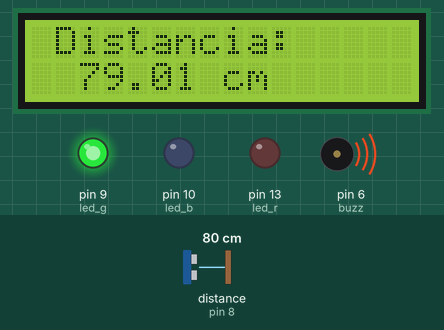
Recording of a sketch running on a simulated Arduino Uno, built with avr-gcc and run on an emulated ATmega328P. On the bench: 16×2 character LCD, output pins drawn as LEDs (lit = HIGH), buzzer (waves = sounding). Wiring (inferred from the names in the program): ultrasonic range finder: trigger pin 7; echo pin 8. Inputs (shaded band) come from the test bench; at power-on: distance to the obstacle (sensor on pin 8) 80 cm. The echo pulse lasts 58.3 µs per cm; pins used as bus, display or sensor lines are not drawn.

Above: at 1.2 s.
1.3 s: distance to the obstacle (sensor on pin 8) set to 54 cm
At 4.1 s:
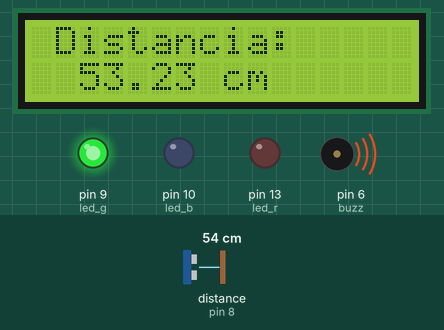
4.5 s: distance to the obstacle (sensor on pin 8) set to 45 cm
At 8.1 s:
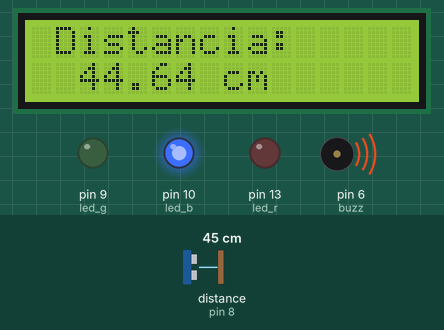
8.6 s: distance to the obstacle (sensor on pin 8) set to 23 cm
At 10.0 s:
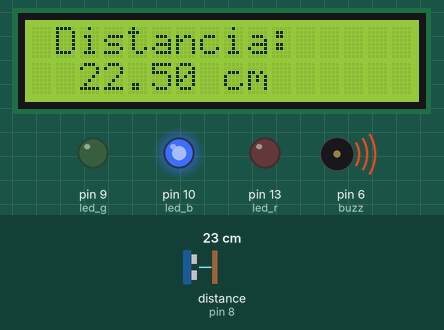
10.6 s: distance to the obstacle (sensor on pin 8) set to 18 cm
At 11.9 s:
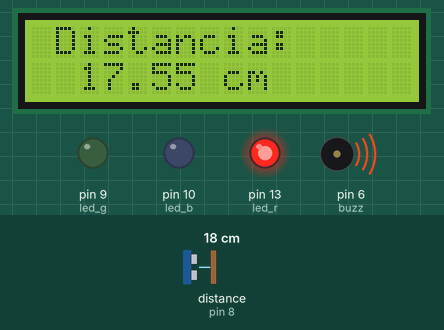
12.6 s: distance to the obstacle (sensor on pin 8) set to 2 cm
At 14.6 s:
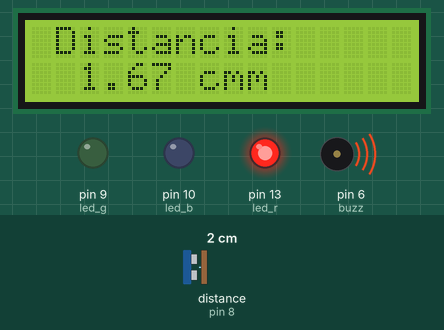
Timing chart, 0 to 16.1 s (numbered marks = the images above; inputs shaded):
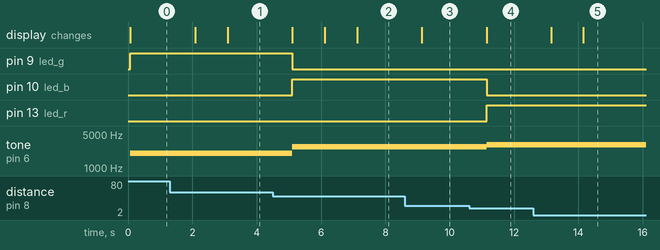

The sketch:

sensor_re_buzzer.ino
```cpp
/*
Pinagem LCD

PINO  - Porta Arduino
1     -   GND
2     -   5V
3     -   Potenciometro
4     -   Digital 12
5     -   GND
6     -   Digital 11
11    -   Digital 5
12    -   Digital 4
13    -   Digital 3
14    -   Digital 2
15    -   5V (Utilizar um resistor de 1k ohm)
16    -   GND
*/

#include <LiquidCrystal.h> // Inclui a biblioteca LiquidCrystal
LiquidCrystal lcd(12, 11, 5, 4, 3, 2); // define os pinos do LCD
int trig = 7; // Define o pino trig do sensor na porta digital 7
int echo = 8; // Define o pino echo do sensor na porta digital 8
float tempo; // variável de tempo
float dist_cm; // variável para a distância em cm
int led_g = 9;
int led_b = 10;
int led_r = 13;
float seno;
float frequencia;
int buzz = 6;
int x;

void setup() {

  lcd.begin(16, 2);
  lcd.print("testing...");
  lcd.clear();
  pinMode(trig, OUTPUT); // define o pino trig como saída
  pinMode(echo, INPUT); // define o pino echo como entrada
  pinMode(led_g, OUTPUT); // led verde como saída
  pinMode(led_b, OUTPUT);
  pinMode(led_r, OUTPUT); // led vermelho como saída
  pinMode(buzz, OUTPUT);

} // Setup

void loop()
{

// Disparando o ultrassom
  digitalWrite(trig, HIGH); // Coloca o pino trig em nível alto
  delayMicroseconds(10); // define um delay de 10 us
  digitalWrite(trig, LOW); // Retorna o pino trig para nível baixo

// Medindo o tempo do pulso
  tempo = pulseIn(echo, HIGH); // Conta o tempo entre o pino echo sair do estado alto e voltar para baixo

  dist_cm = (tempo/29.4)/2; // Calcula a velocidade

  lcd.setCursor(1,0);
  lcd.print("Distancia: ");
  lcd.setCursor(2,6);
  lcd.print(dist_cm);
  lcd.print(" cm");

//IF

  if (dist_cm > 50){

    x = 0;
    seno = sin(x*3.14/180); // converte o seno em rad
  frequencia = 2000 + seno*1000;
    digitalWrite(led_g, HIGH);
    digitalWrite(led_b,LOW);
    digitalWrite(led_r,LOW);
    tone (buzz, frequencia);
  }

  if(dist_cm <= 50 && dist_cm > 20){

    x = 45;
  seno = sin(x*3.14/180); // converte o seno em rad
    frequencia = 2000 + seno*1000;
    digitalWrite(led_g, LOW);
    digitalWrite(led_b,HIGH);
    digitalWrite(led_r,LOW);
    tone (buzz, frequencia);

  }

  if(dist_cm < 20) {

    x = 90;
    seno = sin(x*3.14/180); // converte o seno em rad
    frequencia = 2000 + seno*1000;
    digitalWrite(led_g, LOW);
    digitalWrite(led_b,LOW);
    digitalWrite(led_r,HIGH);
    tone(buzz, frequencia);

  }

  delay(1000); //aguarda 1s para recomeçar o loop

} // Loop
```

Measured:
- the behaviour switches between 51 and 50 cm on distance to the obstacle (sensor on pin 8) (found by bisection; images 1 and 2)
- the behaviour switches between 21 and 20 cm on distance to the obstacle (sensor on pin 8) (found by bisection; images 3 and 4)
- after the input at 1.3 s, the display: first changes after 0.79 s (image 1 shows a later state)
- after the input at 4.5 s, pin 9 (led_g): HIGH → LOW after 0.61 s; pin 10 (led_b): LOW → HIGH after 0.61 s; tone on pin 6 (buzz): 2000 Hz → 2706 Hz after 0.61 s; the display: changes after 0.61 s (image 2)
- after the input at 8.6 s, the display: changes after 0.53 s (image 3)
- after the input at 10.6 s, pin 10 (led_b): HIGH → LOW after 0.54 s; pin 13 (led_r): LOW → HIGH after 0.54 s; tone on pin 6 (buzz): 2706 Hz → 2999 Hz after 0.54 s; the display: changes after 0.54 s (image 4)
- after the input at 12.6 s, the display: first changes after 0.55 s (image 5 shows a later state)
